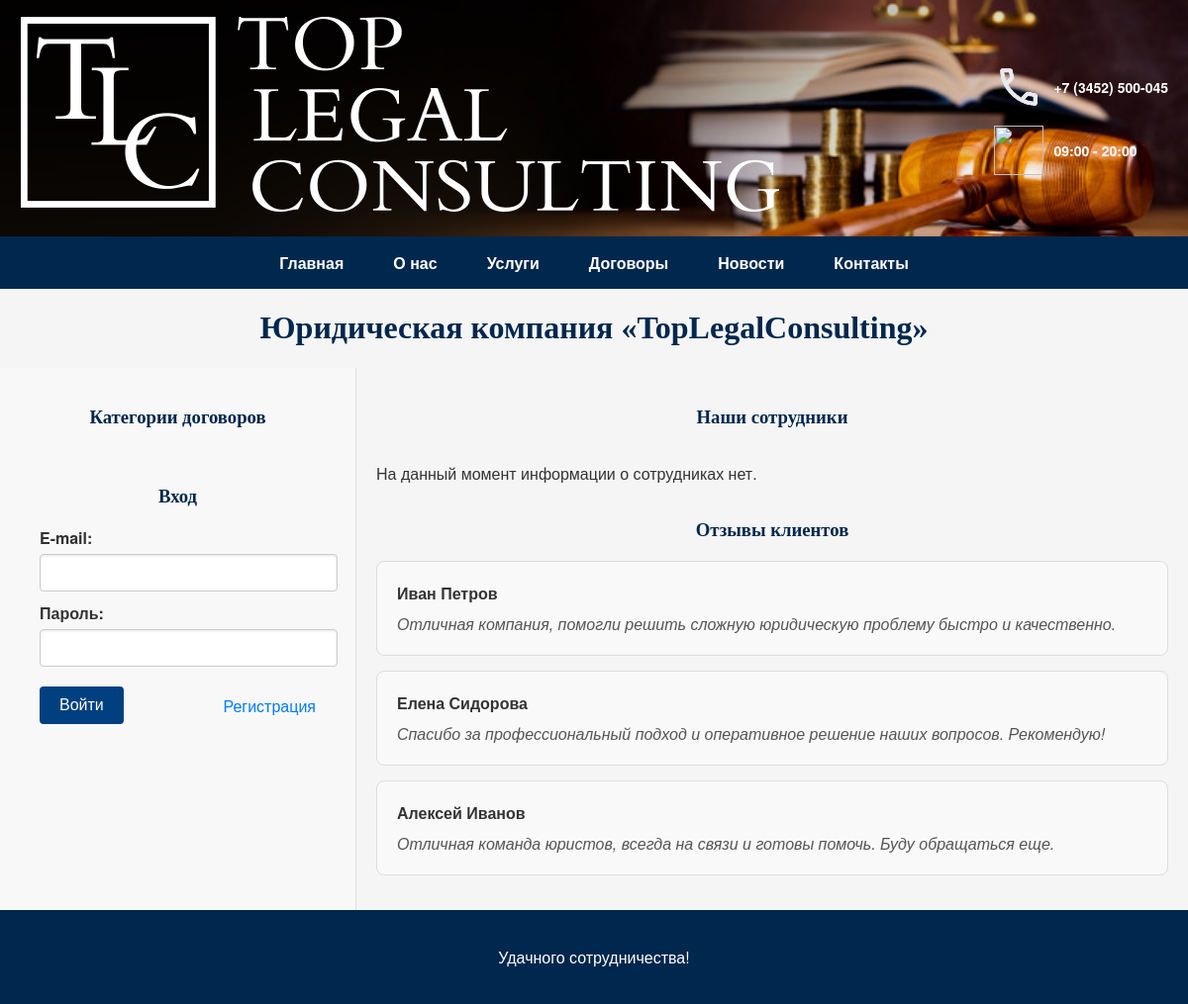
Page /about.php on the earlier database version.
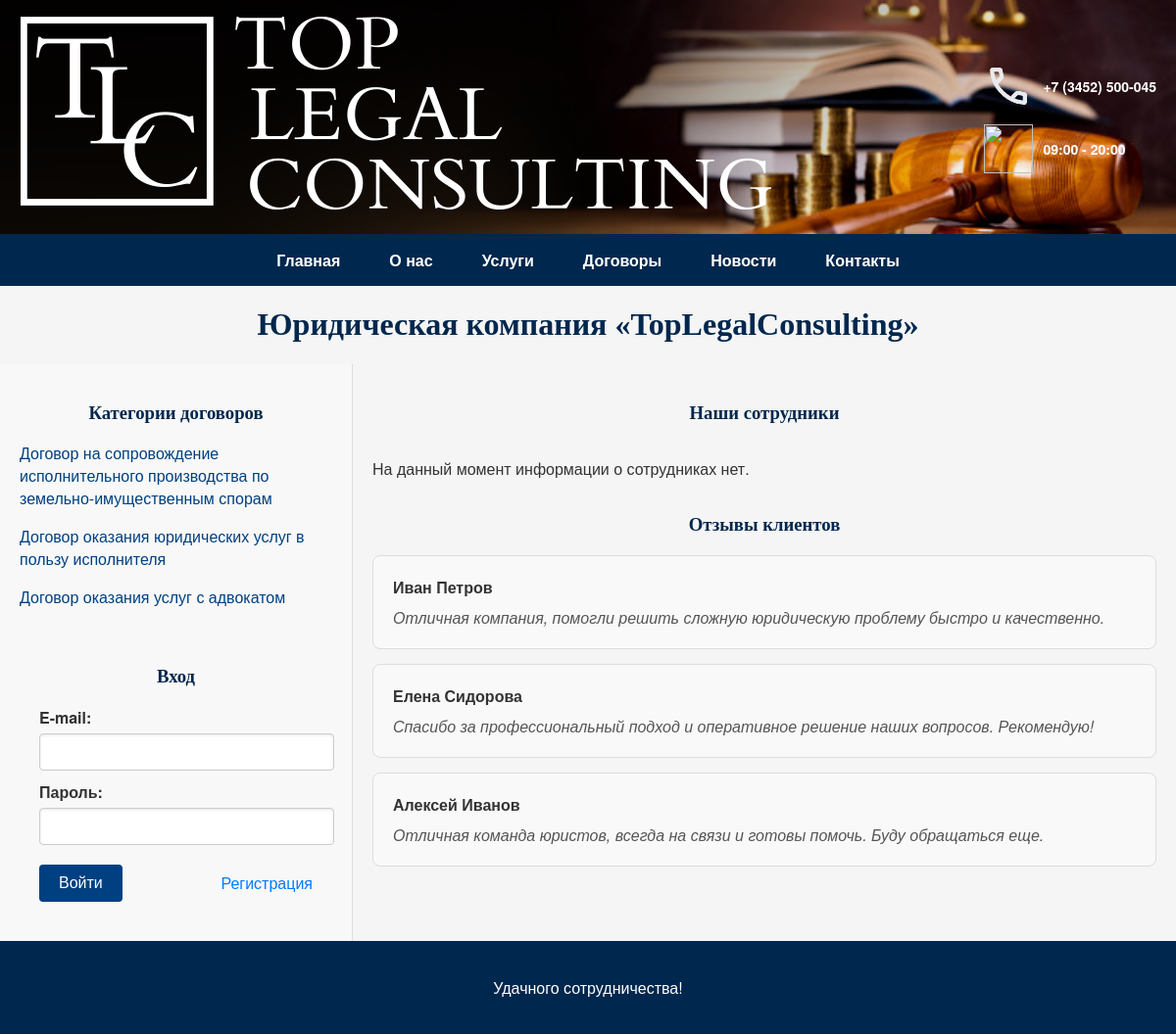
Same page on the later database version.
### tables this page shows
CREATE TABLE IF NOT EXISTS `contract_type` (
    `type_id` int(11) NOT NULL AUTO_INCREMENT COMMENT "ID вида договора",
    `name` varchar(255) NOT NULL COMMENT "Вид договора",
    PRIMARY KEY (`type_id`)
);

### about.php (the view, shortened to what this page needs)
<?php
include("common/func.php");
$query = "SELECT name, degree, position FROM user WHERE role_id = 3";
$result = mysqli_query($db, $query);
?>
<!DOCTYPE html>
<html lang="ru">
<head>
  <link rel="stylesheet" href="/css/main.css">
  <link rel="stylesheet" href="/css/header.css">
  <link rel="stylesheet" href="/css/form.css">
</head>
<body class="body">
  <?php include("common/top.php"); ?>
  <div class="main-content">
    <?php include("common/top1.php"); ?>
    <div class="page-content">
      <h3>Наши сотрудники</h3>
      <span class="employee-list">
        <?php if (mysqli_num_rows($result) > 0) : ?>
          <?php while ($row = mysqli_fetch_assoc($result)) : ?>
            <div class="employee-card">
              <div class="employee-position"><?= $row['position'] ?></div>
              <div class="employee-degree"><?= $row['degree'] ?></div>
              <div class="employee-name"><?= $row['name'] ?></div>
            </div>
          <?php endwhile; ?>
        <?php else : ?>
          <p>На данный момент информации о сотрудниках нет.</p>
        <?php endif; ?>
      </span>
      <h3>Отзывы клиентов</h3>
      <div class="review-list">
        <div class="review-item">
          <div class="client-name">Иван Петров</div>
          <div class="review-text">Отличная компания, помогли решить сложную юридическую проблему быстро и качественно.</div>
        </div>
        <div class="review-item">
          <div class="client-name">Елена Сидорова</div>
          <div class="review-text">Спасибо за профессиональный подход и оперативное решение наших вопросов. Рекомендую!</div>
        </div>
        <div class="review-item">
          <div class="client-name">Алексей Иванов</div>
          <div class="review-text">Отличная команда юристов, всегда на связи и готовы помочь. Буду обращаться еще.</div>
        </div>
      </div>
    </div>
  </div>
  <?php include("common/bottom.php"); ?>
</body>
</html>

### common/top1.php
<div class="left-side">
    <div id="contracts-section">
        <h3>Категории договоров</h3>
        <div class="category">
            <?php
            $sql = "SELECT * FROM contract_type";
            $q_types = $db->query($sql);
            while ($row_types = mysqli_fetch_array($q_types, MYSQLI_NUM)) : ?>
                <span class="contract-category">
                    <p>
                        <a href="/index.php?type=<?= urlencode($row_types[1]) ?>"><?= htmlspecialchars($row_types[1]) ?></a>
                    </p>
                </span>
            <?php endwhile; ?>
        </div>
    </div>
    <div class="auth-container">
        <?php if (isset($_SESSION['name_client'])) : ?>
            Здравствуйте, <?= $_SESSION['name_client'] ?>!
            <a href='/reg.php?exit=1'>Выход</a>
        <?php else : ?>
            <form method="get" action="/reg.php">
                <div>
                    <h3>Вход</h3>
                    <div class="input-group">
                        <label for="email">E-mail:</label>
                        <input id="email" name="email" type="text" size="30" maxlength="50" class="form-control" />
                    </div>
                    <div class="input-group">
                        <label for="current-password">Пароль:</label>
                        <input id="current-password" name="current-password" type="current-password" size="20" maxlength="20" class="form-control" />
                    </div>
                    <div class="btn-container">
                        <input class="btn-new" name="enter" type="submit" value="Войти" />
                        <a href="/reg.php">Регистрация</a>
                    </div>
                </div>
            </form>
        <?php endif; ?>
    </div>
</div>

Differences in the rows shown:
added contract_type: name "Договор на сопровождение исполнительного производства по земельно-имущественным спорам"
added contract_type: name "Договор оказания юридических услуг в пользу исполнителя"
added contract_type: name "Договор оказания услуг с адвокатом"
